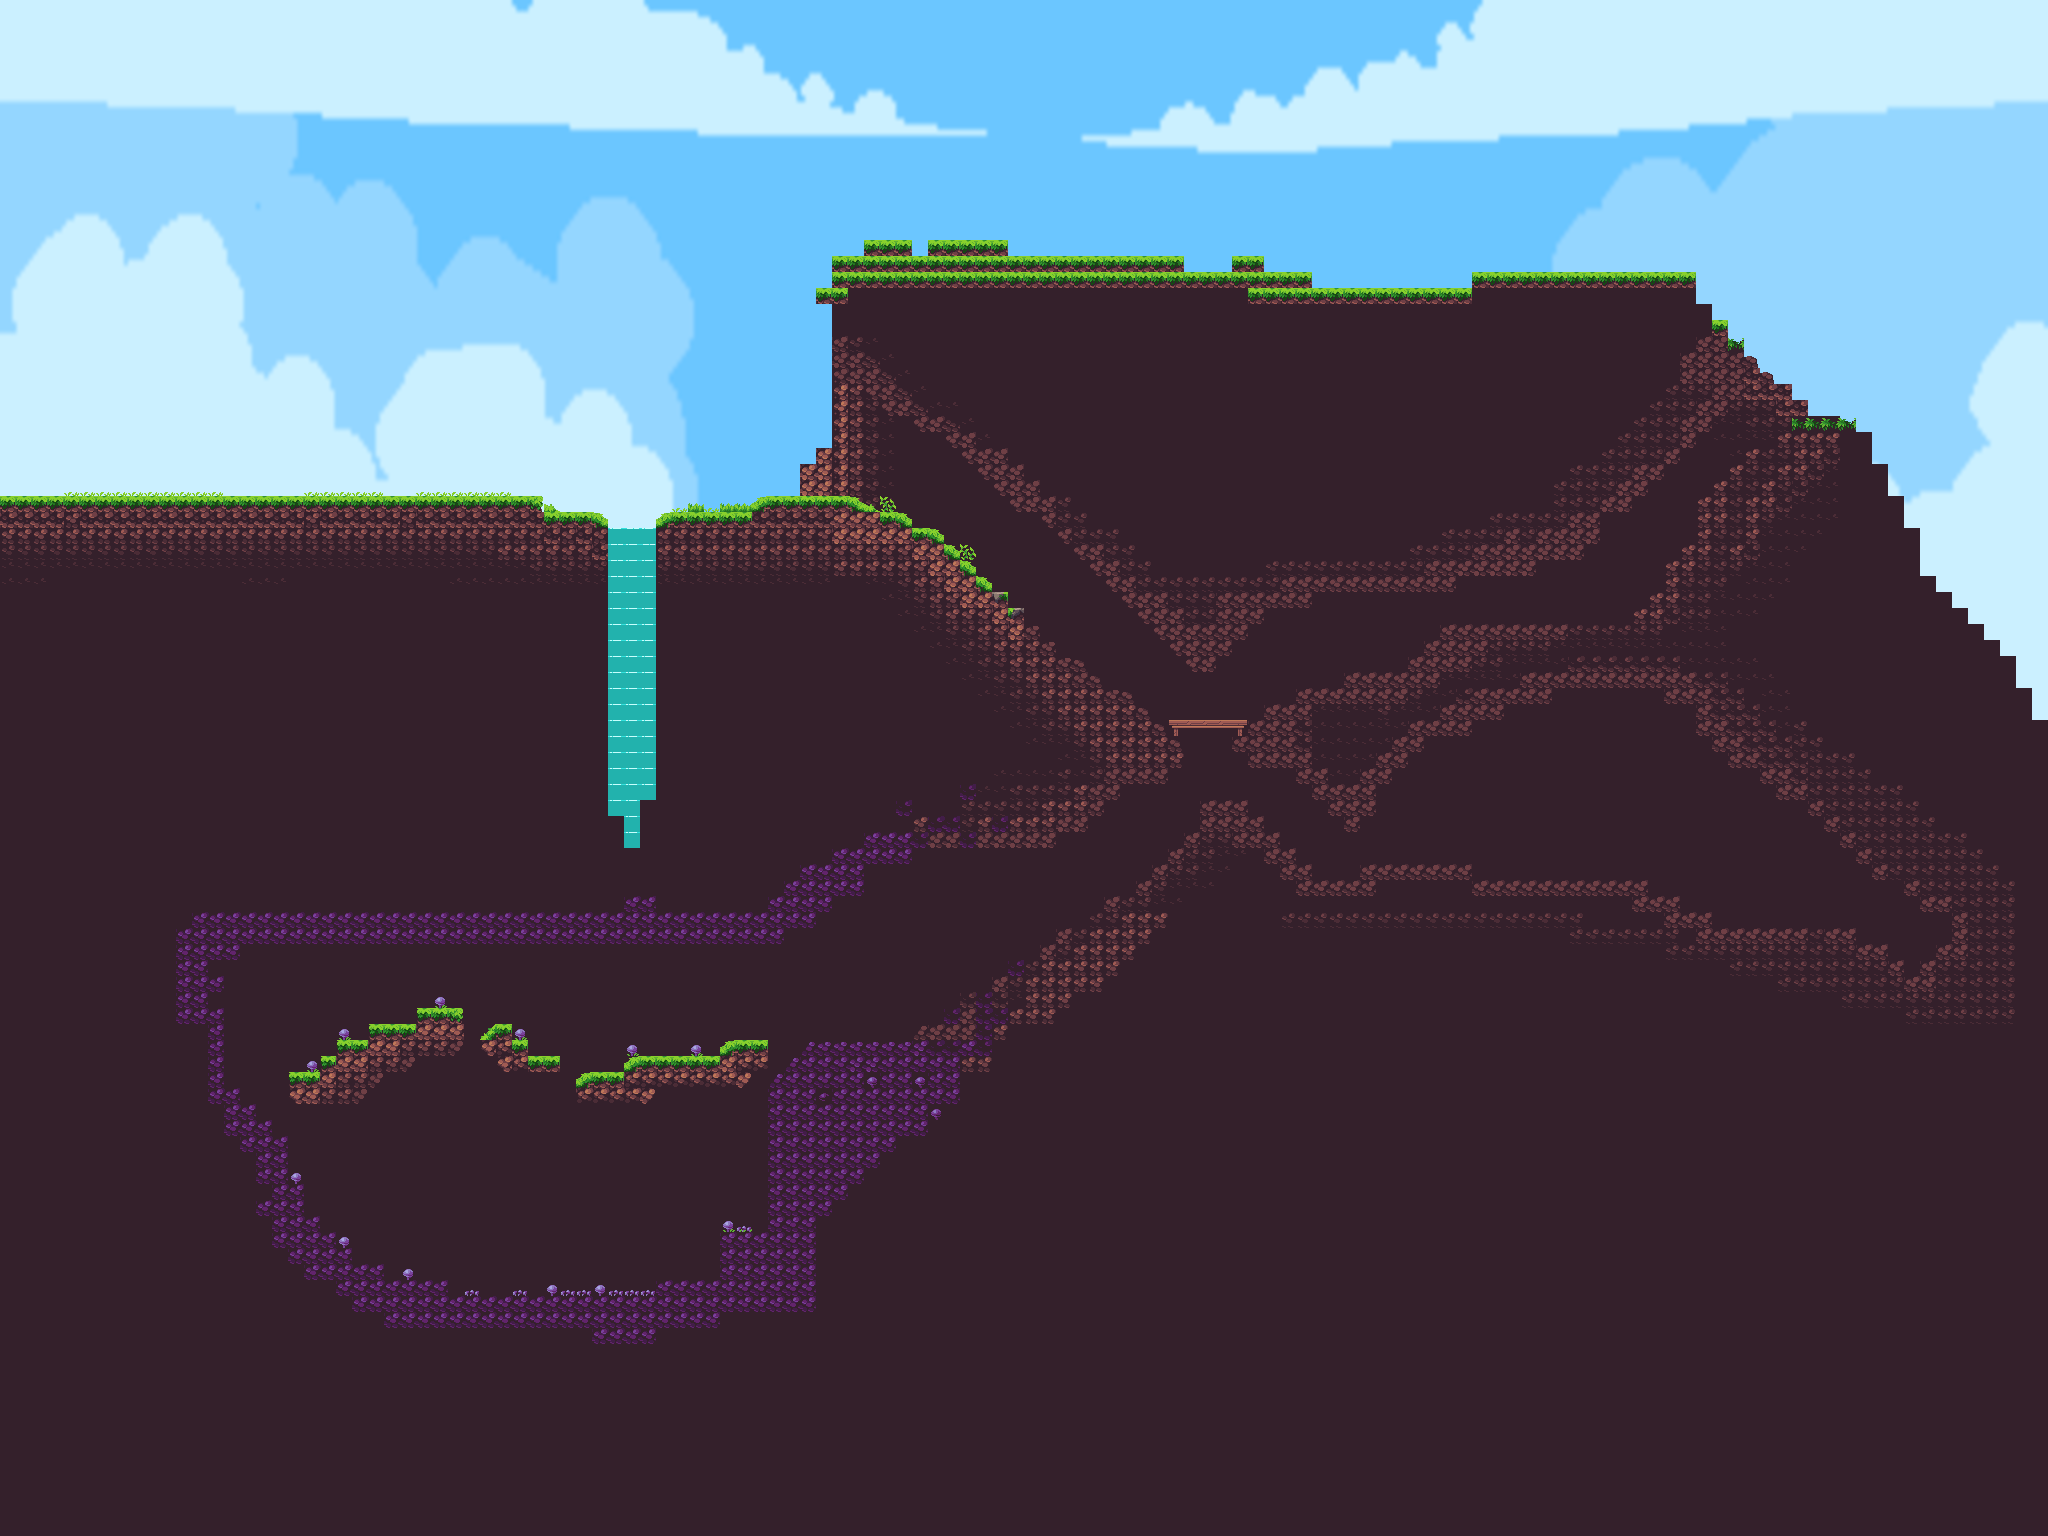

Rendered tile map (Tiled .tmx) drawn with the repository's tilesets; below, a short description and the map source with its tile grids summarised:
An orthogonal 128x96 tile map with 16x16 px tiles, 2 tile layers (Middleground, Foreground), 2 image layers.

<map version="1.10" tiledversion="1.11.2" orientation="orthogonal" renderorder="right-down" width="128" height="96" tilewidth="16" tileheight="16" infinite="0" nextlayerid="9" nextobjectid="1">
 <tileset firstgid="1" source="Tiles/Assets.tsx" />
 <imagelayer id="8" name="Background2">
  <image source="Tiles/Assets/GameBackground2.png" width="2048" height="1536" />
 </imagelayer>
 <imagelayer id="7" name="Background">
  <image source="Tiles/Assets/GameBackground.png" width="2048" height="1536" />
 </imagelayer>
 <layer id="4" name="Middleground" width="128" height="96">
  <data>[12288 cells, 8904 non-empty, 11 distinct tile ids]</data>
 </layer>
 <layer id="1" name="Foreground" width="128" height="96">
  <data>[12288 cells, 2974 non-empty, 57 distinct tile ids]</data>
 </layer>
</map>
